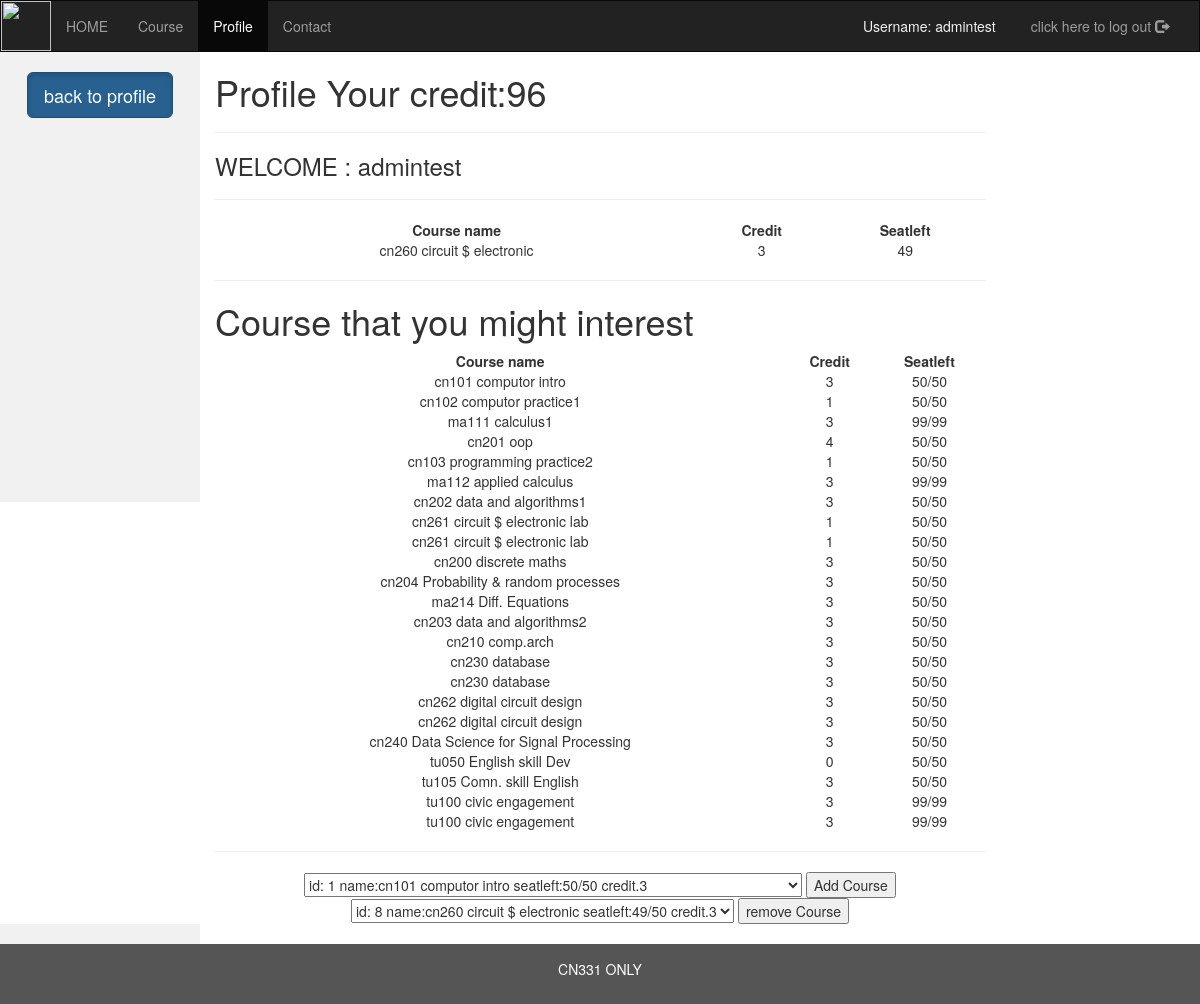
Page /user/reg (signed in) on the earlier database version.
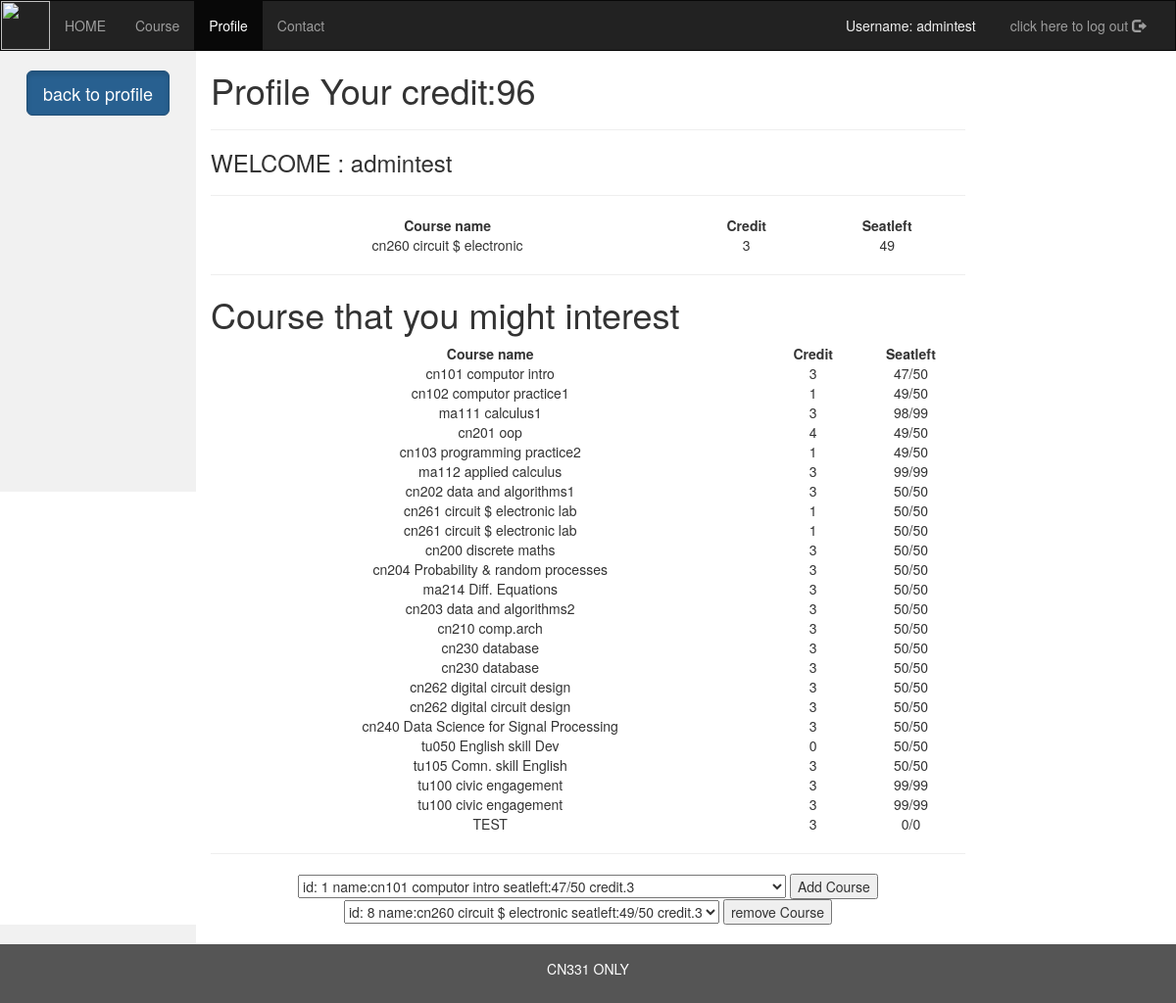
Same page on the later database version.
### reg/models.py (models this page shows, shortened)
class Course(models.Model):
    course_id = models.IntegerField(null=True)
    course_name = models.CharField(max_length=64)
    seat = models.IntegerField(null=True)
    maxSeat = models.IntegerField(null=True)
    credit = models.IntegerField(null=True)
    def __str__(self):
        return f"id: {self.course_id} name:{self.course_name} seatleft:{self.seat}/{self.maxSeat} credit.{self.credit}"

### users/views.py (the view)
# urls.py: path("reg", views.reg, name="reg"),
def reg(request):
    stu = get_object_or_404(Student, student_id=request.user).subjects.all()
    studentUser = Student.objects.get(student_id=request.user)
    notCourse = Course.objects.exclude(pk__in=stu)
    stu_list = []
    for c in stu:
        stu_list.append(c)
    return render(request, "users/reg.html", {
        "stu": stu_list,
        "studentUser": studentUser,
        "notCourse": notCourse,
    })

### users/templates/users/reg.html (shortened to what the changed rows need)
{%load static%}
<!DOCTYPE html>
<html lang="en">
<head>
    <link rel="stylesheet" href="https://maxcdn.bootstrapcdn.com/bootstrap/3.4.1/css/bootstrap.min.css">
</head>
<body>
    <div class="container-fluid text-center">
        <div class="row content">
            <div class="col-sm-8 text-left">
                <h1>Profile Your credit:{{ studentUser.credit }}</h1>
                <p>
                <table style="width:100%">
                    <tr>
                        <th>Course name</th>
                        <th>Credit</th>
                        <th>Seatleft</th>
                    </tr>
                    {% for enableCourse in stu %}
                    <tr>
                        <td>{{enableCourse.course_name}}</td>
                        <td>{{enableCourse.credit}}</td>
                        <td>{{enableCourse.seat}}</td>
                    </tr>
                    {% endfor %}
                </table>
                </p>
                <p>
                <h1>Course that you might interest</h1>
                <table style="width:100%">
                    <tr>
                        <th>Course name</th>
                        <th>Credit</th>
                        <th>Seatleft</th>
                    </tr>
                    {%for j in notCourse %}
                    <tr>
                        <td>{{j.course_name}}</td>
                        <td>{{j.credit}}</td>
                        <td>{{j.seat}}/{{j.maxSeat}}</td>
                    </tr>
                    {% endfor %}
                </table>
            </div>
            <div class="sumbit">
                <form action="{% url 'users:addCourse'%}" method="POST">
                    <select name="course">
                        {% for course in notCourse %}
                        <option value="{{ course.id }}">{{course}}</option>
                        {%empty%}
                        <option value=""> course is empty</option>
                        {% endfor%}
                    </select>
                    <input type="submit" value="Add Course">
                </form>
            </div>
        </div>
    </div>
</body>
</html>

Differences in the rows shown:
changed Course "cn101 computor intro": seat "50" → "47"
changed Course "cn102 computor practice1": seat "50" → "49"
changed Course "ma111 calculus1": seat "99" → "98"
changed Course "cn201 oop": seat "50" → "49"
changed Course "cn103 programming practice2": seat "50" → "49"
added Course: course_name "TEST", credit "3", seat "0", maxSeat "0", shown under "Course that you might interest"
Other differences:
form field course: "id: 1 name:cn101 computor intro seatleft:50/50 credit.3" → "id: 1 name:cn101 computor intro seatleft:47/50 credit.3"
